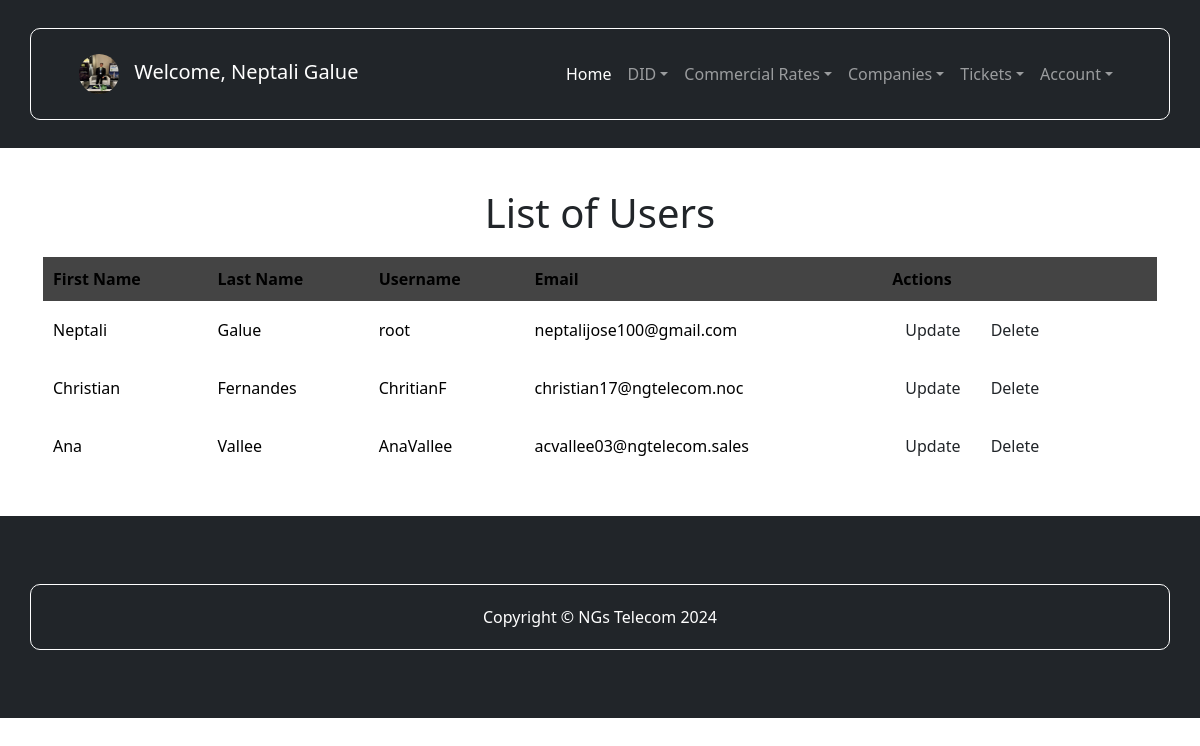
The page /Accounts/Users/ (signed in) on the database as committed earlier.
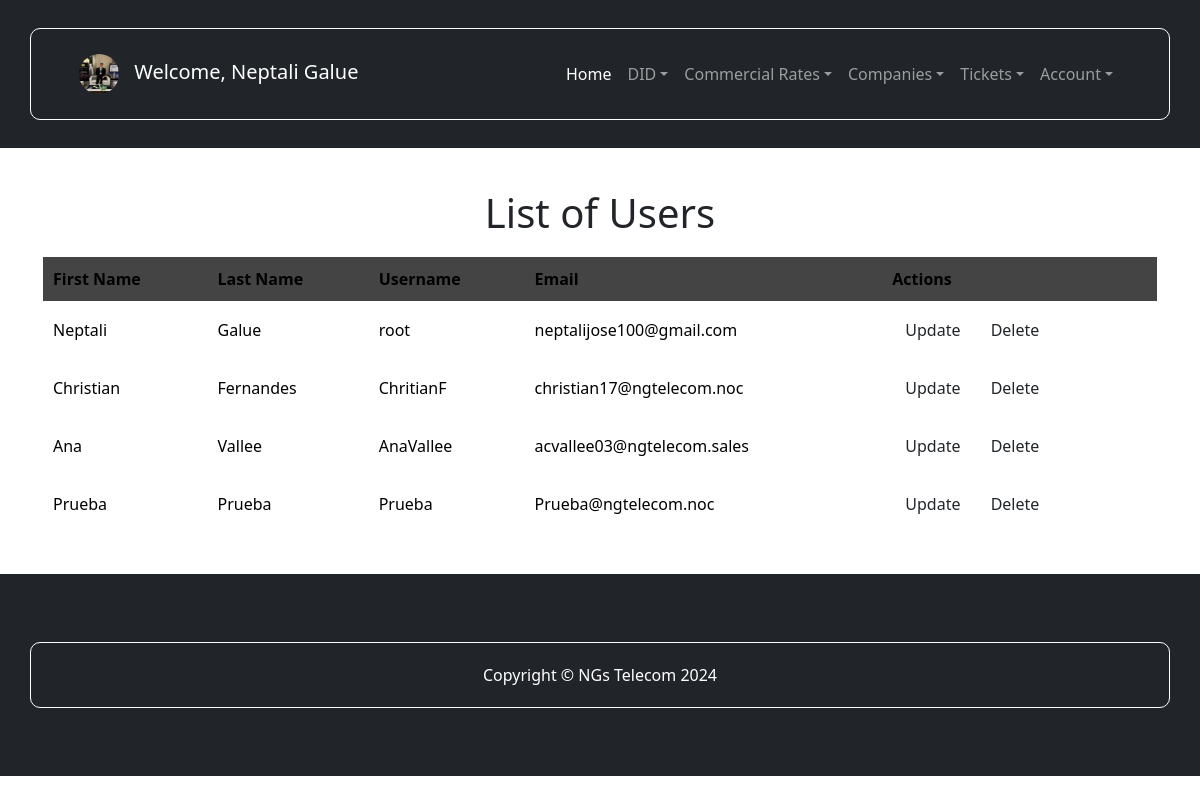
The same page on the database as committed later.
### accounts/models.py (models this page shows, shortened)
class CustomUser(AbstractUser):
    email = models.EmailField(unique=True)
    is_technical = models.BooleanField(default=False)
    is_commercial = models.BooleanField(default=False)
    avatar = models.ImageField(upload_to='avatars/', null=True, blank=True)  # Nuevo campo para el avatar
    USERNAME_FIELD = 'username'
    REQUIRED_FIELDS = ['email', 'first_name', 'last_name']

### accounts/decorators.py (the view)
    def _wrapped_view(request, *args, **kwargs):
        if not request.user.is_authenticated or not request.user.is_superuser:
            raise PermissionDenied
        return view_func(request, *args, **kwargs)

### accounts/views.py (called while the page is built)
@login_required
@superuser_required
def user_list(request):
    users = CustomUser.objects.all()
    return render(request, 'accounts/ListUsers.html', {'users': users})

### accounts/templates/accounts/ListUsers.html (shortened to what this page needs)
<!DOCTYPE html>
<html lang="en">
<head>
</head>
<body>
    {% extends "dids/inicio.html" %} {% load static %}
    {% block contenidoQueCambia %}
    <div class="container">
        <h1>List of Users</h1>
        <table>
            <thead>
                <tr>
                    <th>First Name</th>
                    <th>Last Name</th>
                    <th>Username</th>
                    <th>Email</th>
                    <th>Actions</th>
                </tr>
            </thead>
            <tbody>
                {% for user in users %}
                <tr>
                    <td>{{ user.first_name }}</td>
                    <td>{{ user.last_name }}</td>
                    <td>{{ user.username }}</td>
                    <td>{{ user.email }}</td>
                    <td>
                        <a href="{% url 'user_update' user.pk %}" class="btn btn-update">Update</a>
                        <a href="{% url 'user_delete' user.pk %}" class="btn btn-delete">Delete</a>
                    </td>
                </tr>
                {% endfor %}
            </tbody>
        </table>
    </div>
    {% endblock %}

### DIDs/templates/dids/inicio.html (shortened to what this page needs)
{% load static %}
<!DOCTYPE html>
<html lang="en">
<head>
    <link href="https://cdn.jsdelivr.net/npm/bootstrap-icons@1.4.1/font/bootstrap-icons.css" rel="stylesheet" />
    <link href="css/styles.css" rel="stylesheet" />
    <link href="{% static 'dids/css/styles.css' %}" rel="stylesheet" />
</head>
<body>
    <nav class="navbar navbar-expand-lg navbar-dark bg-dark">
        <div class="container px-lg-5">
            {% if user.is_authenticated %}
                <div class="navbar-brand">
                    {% if user.avatar %}
                        <img src="{{ user.avatar.url }}" alt="Avatar" class="avatar" style="border-radius: 50%; width: 40px; height: 40px; margin-right: 10px;">
                    {% else %}
                        <img src="{% static 'default-avatar.png' %}" alt="Avatar" class="avatar" style="border-radius: 50%; width: 40px; height: 40px; margin-right: 10px;">
                    {% endif %}
                    Welcome, {{ user.first_name }} {{ user.last_name }}
                </div>
            {% else %}
                <a class="navbar-brand" href="#!">NGs Telecom</a>
            {% endif %}
            <div class="collapse navbar-collapse" id="navbarSupportedContent">
                <ul class="navbar-nav ms-auto mb-2 mb-lg-0">
                    <li class="nav-item">
                        <a class="nav-link active" aria-current="page" href="{% url 'Inicio' %}">Home</a>
                    </li>
                    {% if user.is_authenticated %}
                        {% if user.is_technical %}
                            <li class="nav-item dropdown">
                                <a class="nav-link dropdown-toggle" href="#" id="navbarDropdownDID" role="button" data-bs-toggle="dropdown"
                                    aria-expanded="false">DID</a>
                            </li>
                            <li class="nav-item dropdown">
                                <a class="nav-link dropdown-toggle" href="#" id="navbarDropdownRates" role="button" data-bs-toggle="dropdown"
                                    aria-expanded="false">Commercial Rates</a>
                            </li>
                            <li class="nav-item dropdown">
                                <a class="nav-link dropdown-toggle" href="#" id="navbarDropdownCompanies" role="button" data-bs-toggle="dropdown"
                                    aria-expanded="false">Companies</a>
                            </li>
                        {% endif %}
                        <li class="nav-item dropdown">
                            <a class="nav-link dropdown-toggle" href="#" id="navbarDropdownTickets" role="button" data-bs-toggle="dropdown"
                                aria-expanded="false">Tickets</a>
                        </li>
                        <li class="nav-item dropdown">
                            <a class="nav-link dropdown-toggle" href="#" id="navbarDropdownAccount" role="button" data-bs-toggle="dropdown"
                                aria-expanded="false">Account</a>
                        </li>
                    {% else %}
                        <li class="nav-item">
                            <a class="nav-link" href="{% url 'Login' %}">Sign In</a>
                        </li>
                    {% endif %}
                </ul>
            </div>
        </div>
    </nav>
    {% block contenidoQueCambia %}{% endblock %}
<footer class="py-5 bg-dark">
    <div class="container">
        <p class="m-0 text-center text-white">Copyright &copy; NGs Telecom 2024</p>
    </div>
</footer>
</body>
</html>

Rows that differ between the two databases and show on the page:
added CustomUser: first_name "Prueba", last_name "Prueba", username "Prueba", email "Prueba@ngtelecom.noc"
